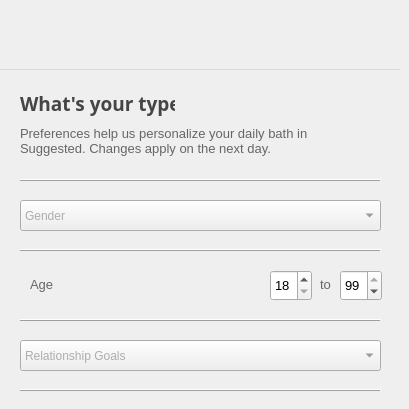
    <widget class="QWidget" name="preferences">
     <widget class="QWidget" name="topbar_preferences" native="true">
      <property name="geometry">
       <rect>
        <x>0</x>
        <y>0</y>
        <width>400</width>
        <height>70</height>
       </rect>
      </property>
      <property name="styleSheet">
       <string notr="true">#topbar_preferences {
	border-bottom: 1px solid #d9d9d9;
}</string>
      </property>
      <widget class="QPushButton" name="btnBackPref">
       <property name="geometry">
        <rect>
         <x>20</x>
         <y>20</y>
         <width>20</width>
         <height>20</height>
        </rect>
       </property>
       <property name="text">
        <string/>
       </property>
       <property name="icon">
        <iconset resource="resources.qrc">
         <normaloff>:/icons/icons/back.png</normaloff>:/icons/icons/back.png</iconset>
       </property>
       <property name="autoDefault">
        <bool>false</bool>
       </property>
       <property name="default">
        <bool>false</bool>
       </property>
       <property name="flat">
        <bool>true</bool>
       </property>
      </widget>
     </widget>
     <widget class="QLabel" name="text_type">
      <property name="geometry">
       <rect>
        <x>20</x>
        <y>90</y>
        <width>155</width>
        <height>26</height>
       </rect>
      </property>
      <property name="font">
       <font>
        <family>Segoe UI Semibold</family>
        <pointsize>14</pointsize>
        <bold>true</bold>
       </font>
      </property>
      <property name="styleSheet">
       <string notr="true">color: #454545</string>
      </property>
      <property name="text">
       <string>What's your type?</string>
      </property>
     </widget>
     <widget class="QLabel" name="text_preferences">
      <property name="geometry">
       <rect>
        <x>20</x>
        <y>120</y>
        <width>321</width>
        <height>41</height>
       </rect>
      </property>
      <property name="font">
       <font>
        <pointsize>10</pointsize>
       </font>
      </property>
      <property name="styleSheet">
       <string notr="true">color: #666666</string>
      </property>
      <property name="text">
       <string>Preferences help us personalize your daily bath in 
Suggested. Changes apply on the next day.</string>
      </property>
     </widget>
     <widget class="QFrame" name="hr1">
      <property name="geometry">
       <rect>
        <x>20</x>
        <y>170</y>
        <width>361</width>
        <height>20</height>
       </rect>
      </property>
      <property name="styleSheet">
       <string notr="true">color: #d9d9d9</string>
      </property>
      <property name="frameShape">
       <enum>QFrame::HLine</enum>
      </property>
      <property name="frameShadow">
       <enum>QFrame::Raised</enum>
      </property>
     </widget>
     <widget class="QComboBox" name="comboBoxGender">
      <property name="geometry">
       <rect>
        <x>20</x>
        <y>200</y>
        <width>361</width>
        <height>31</height>
       </rect>
      </property>
      <property name="styleSheet">
       <string notr="true">color: #666666</string>
      </property>
      <property name="placeholderText">
       <string>Gender</string>
      </property>
      <item>
       <property name="text">
        <string>Women</string>
       </property>
      </item>
      <item>
       <property name="text">
        <string>Men</string>
       </property>
      </item>
      <item>
       <property name="text">
        <string>Everyone</string>
       </property>
      </item>
     </widget>
     <widget class="QLabel" name="text_age">
      <property name="geometry">
       <rect>
        <x>30</x>
        <y>275</y>
        <width>23</width>
        <height>18</height>
       </rect>
      </property>
      <property name="font">
       <font>
        <pointsize>10</pointsize>
       </font>
      </property>
      <property name="styleSheet">
       <string notr="true">color: #666666</string>
      </property>
      <property name="text">
       <string>Age</string>
      </property>
     </widget>
     <widget class="QSpinBox" name="spinBox_min">
      <property name="geometry">
       <rect>
        <x>270</x>
        <y>270</y>
        <width>42</width>
        <height>31</height>
       </rect>
      </property>
      <property name="font">
       <font>
        <pointsize>10</pointsize>
       </font>
      </property>
      <property name="minimum">
       <number>18</number>
      </property>
     </widget>
     <widget class="QSpinBox" name="spinBox_max">
      <property name="geometry">
       <rect>
        <x>340</x>
        <y>270</y>
        <width>42</width>
        <height>31</height>
       </rect>
      </property>
      <property name="font">
       <font>
        <pointsize>10</pointsize>
       </font>
      </property>
      <property name="minimum">
       <number>18</number>
      </property>
      <property name="value">
       <number>99</number>
      </property>
     </widget>
     <widget class="QLabel" name="text_to">
      <property name="geometry">
       <rect>
        <x>320</x>
        <y>275</y>
        <width>12</width>
        <height>18</height>
       </rect>
      </property>
      <property name="font">
       <font>
        <pointsize>10</pointsize>
       </font>
      </property>
      <property name="styleSheet">
       <string notr="true">color: #666666</string>
      </property>
      <property name="text">
       <string>to</string>
      </property>
     </widget>
     <widget class="QFrame" name="hr2">
      <property name="geometry">
       <rect>
        <x>20</x>
        <y>240</y>
        <width>361</width>
        <height>20</height>
       </rect>
      </property>
      <property name="styleSheet">
       <string notr="true">color: #d9d9d9</string>
      </property>
      <property name="frameShape">
       <enum>QFrame::HLine</enum>
      </property>
      <property name="frameShadow">
       <enum>QFrame::Raised</enum>
      </property>
     </widget>
     <widget class="QFrame" name="hr3">
      <property name="geometry">
       <rect>
        <x>20</x>
        <y>310</y>
        <width>361</width>
        <height>20</height>
       </rect>
      </property>
      <property name="styleSheet">
       <string notr="true">color: #d9d9d9</string>
      </property>
      <property name="frameShape">
       <enum>QFrame::HLine</enum>
      </property>
      <property name="frameShadow">
       <enum>QFrame::Raised</enum>
      </property>
     </widget>
     <widget class="QFrame" name="hr4">
      <property name="geometry">
       <rect>
        <x>20</x>
        <y>380</y>
        <width>361</width>
        <height>20</height>
       </rect>
      </property>
      <property name="styleSheet">
       <string notr="true">color: #d9d9d9</string>
      </property>
      <property name="frameShape">
       <enum>QFrame::HLine</enum>
      </property>
      <property name="frameShadow">
       <enum>QFrame::Raised</enum>
      </property>
     </widget>
     <widget class="QComboBox" name="comboBoxRG">
      <property name="geometry">
       <rect>
        <x>20</x>
        <y>340</y>
        <width>361</width>
        <height>31</height>
       </rect>
      </property>
      <property name="styleSheet">
       <string notr="true">color: #666666</string>
      </property>
      <property name="placeholderText">
       <string>Relationship Goals</string>
      </property>
      <item>
       <property name="text">
        <string>Open to all</string>
       </property>
      </item>
      <item>
       <property name="text">
        <string>Marriage</string>
       </property>
      </item>
      <item>
       <property name="text">
        <string>A serious relationship</string>
       </property>
      </item>
      <item>
       <property name="text">
        <string>Something casual</string>
       </property>
      </item>
     </widget>
    </widget>
